Frame 1 (no input): blank canvas, image omitted
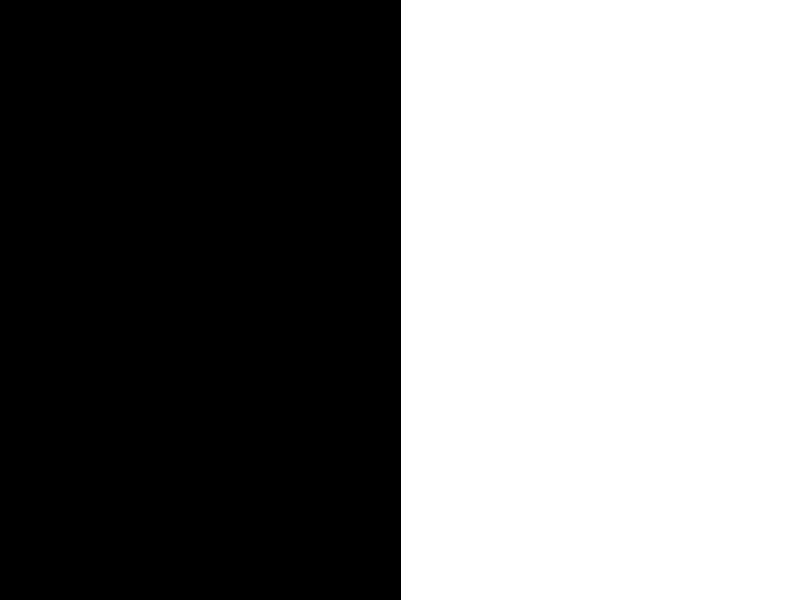
Frame 60 (the mouse pressed at the canvas centre just before this capture)
Frame 120 (the mouse held since frame 60 and released just before this capture): identical to frame 60, image omitted

The Processing sketch that drew this single still picture (run headless with seeded random() and noise(); from frame 60 on, the mouse is pressed at the canvas centre):

// Processing sketch: processing_111500
// ── processing_111500.pde

int x,y,w,h;

void setup(){
 size(800,600); 
 
}

void draw(){
 background(255);
 fill(0);
 rect (x,y,w,h);
 y = 0;
 w = width/2;
 h = height;

// && : AND 
// || : OR
 if ((mouseX < width/2) || (mousePressed)){
 x = 0;
 }else{
 x = width/2;
 }
}
